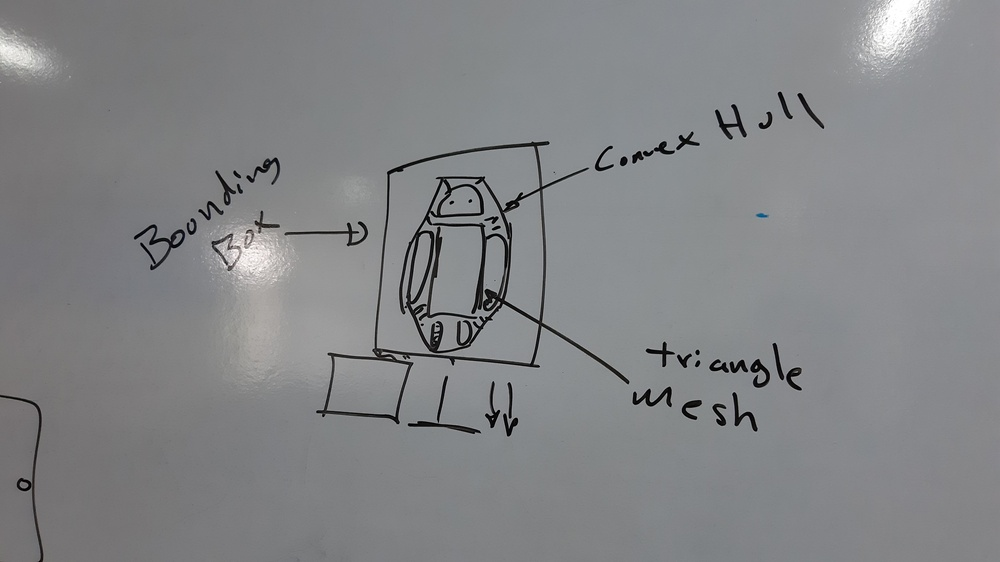
#> input picture Files/android.jpg, 1000 x 562 px, shrunk from 3264 x 1836 before the run, found by its file name
$ jupyter execute Bordes.ipynb
#> lines starting #> are read from the running program, lines starting #| are printed output that depends on the picture; after the words box and inside, x2 and y2 are one past the last pixel; in counts of white or black regions, pixels touching at a corner belong together
# Topicos Avanzados de Inteligencia Artificial
## Instructor: Dr. Luis Felipe Marín Urías
## Facultad de ingeniería Eléctrica y Electrónica
## Universidad Veracruzana

# Bordes en imágenes

[cell 1]
import cv2
import sys
import numpy as np
import matplotlib.pyplot as plt
import glob

[cell 2]
img = cv2.imread("./files/android.jpg", cv2.IMREAD_GRAYSCALE)
#> img: shape (562, 1000); min 0, max 255, mean 132.2
img2 = cv2.cvtColor(img, cv2.COLOR_GRAY2RGB)
image = cv2.cvtColor(img2, cv2.COLOR_RGB2HSV)
#> image: shape (562, 1000, 3); mean H, S, V 0, 0, 132.2
image[:,:,2] = 20 # Changes the V value
#> image: shape (562, 1000, 3); mean H, S, V 0, 0, 20
plt.imshow(img2)

[cell 3]
image2=cv2.cvtColor(img2, cv2.COLOR_HSV2RGB)
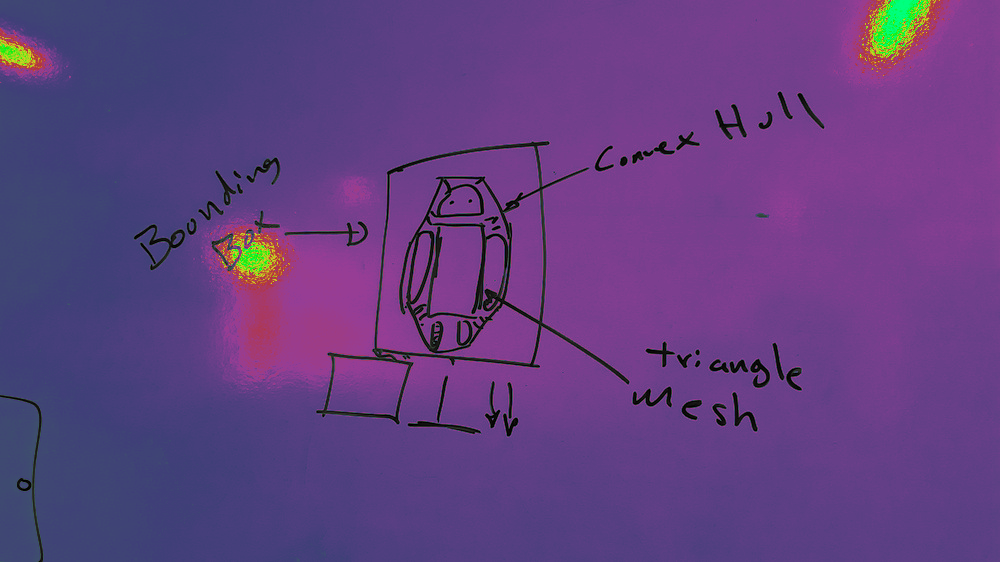
#> image2: shape (562, 1000, 3); mean R, G, B 98, 63.5, 129.3
plt.imshow(image2)

[cell 4]
clahe = cv2.createCLAHE(clipLimit=2.0, tileGridSize=(20,20))
cl1 = clahe.apply(img)
imgeq = cv2.cvtColor(cl1, cv2.COLOR_GRAY2RGB)
plt.imshow(imgeq)

[cell 5]
edges = cv2.Canny(imgeq,10,250)
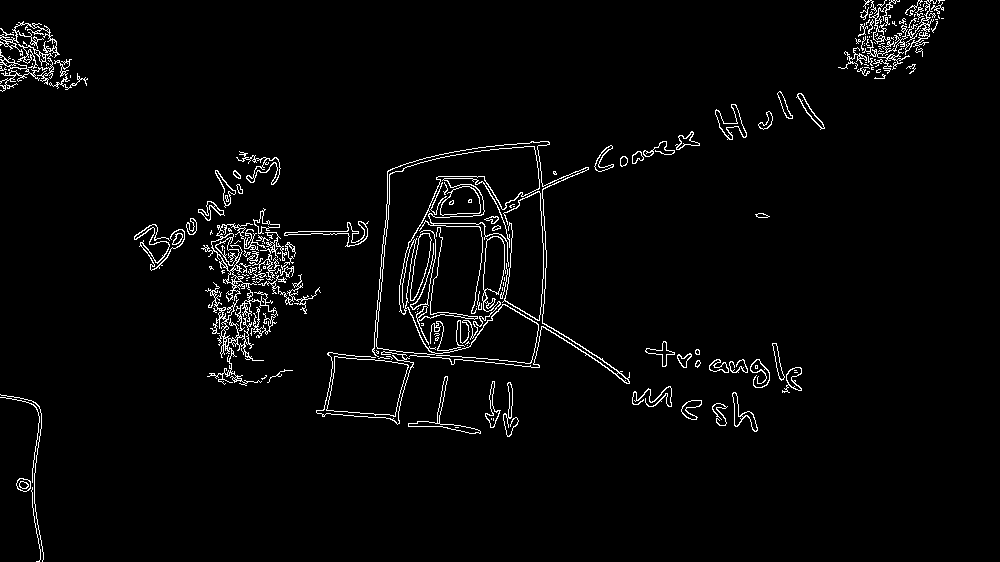
#> edges: shape (562, 1000); 2.9% white in thin lines or dots
plt.imshow(edges, cmap='gray')

[cell 6]
th2 = cv2.adaptiveThreshold(img,255,cv2.ADAPTIVE_THRESH_MEAN_C, cv2.THRESH_BINARY_INV,15,2)
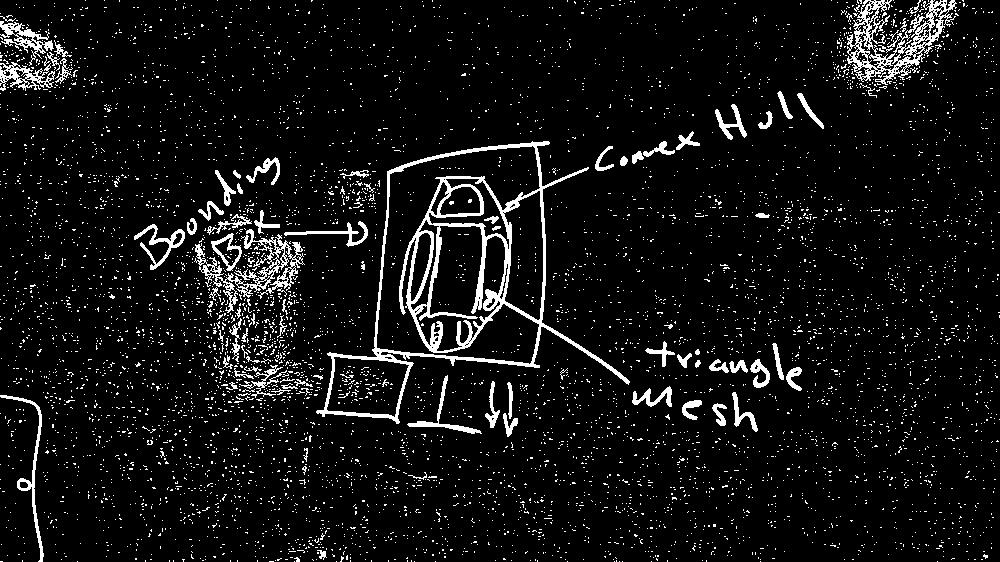
#> th2: shape (562, 1000); 6.9% white; 6052 white regions (5963 under 20 px), largest, box (x1, y1, x2, y2) and area: (316, 141, 630, 424) 9134, (847, 0, 957, 85) 2890, (194, 229, 305, 313) 2046
th2 = cv2.cvtColor(th2, cv2.COLOR_GRAY2RGB)
plt.imshow(th2)

[cell 7]
def auto_canny(image, sigma=0.33):
	# compute the median of the single channel pixel intensities
#> called with sigma = 0.33
	v = np.median(image)
#> v = 135

	# apply automatic Canny edge detection using the computed median
	lower = int(max(0, (1.0 - sigma) * v))
#> lower = 90
	upper = int(min(255, (1.0 + sigma) * v))
#> upper = 179
	edged = cv2.Canny(image, lower, upper)
#> edged: shape (562, 1000); 2.2% white in thin lines or dots

	# return the edged image
	return edged

[cell 8]
newedge = auto_canny(img2)
newedge = cv2.cvtColor(newedge, cv2.COLOR_GRAY2RGB)
#> newedge: shape (562, 1000, 3); 2.2% white in thin lines or dots
plt.imshow(newedge)

[cell 9]
res = cv2.equalizeHist(img)
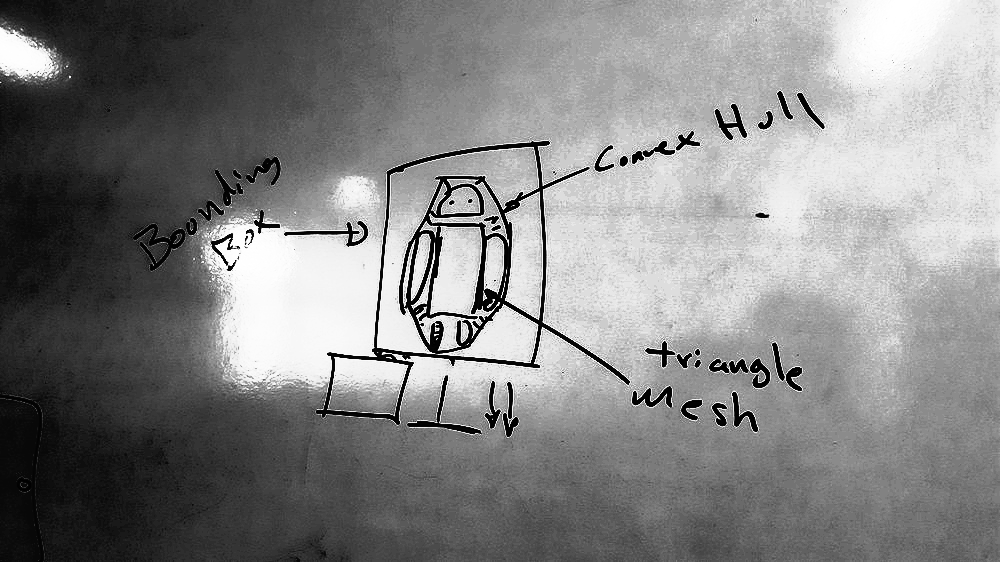
#> res: shape (562, 1000); min 0, max 255, mean 131.4
res2 = cv2.cvtColor(res, cv2.COLOR_GRAY2RGB)
plt.imshow(res2)

[cell 10]
th2, dst2 = cv2.threshold(res, 50, 255, cv2.THRESH_BINARY)
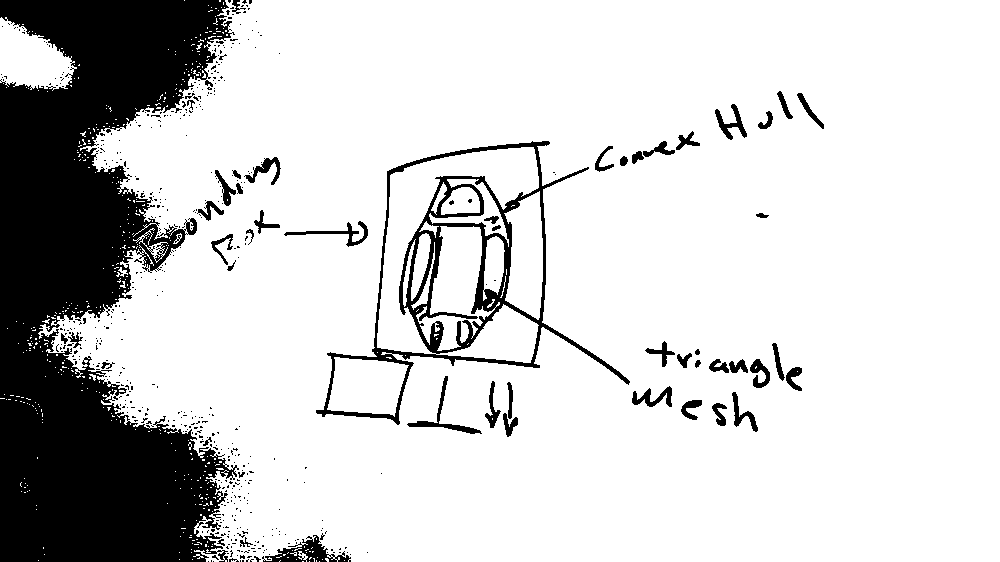
#> dst2: shape (562, 1000); 81.7% white; 550 black regions (498 under 20 px), largest, box (x1, y1, x2, y2) and area: (0, 0, 239, 562) 83286, (316, 141, 630, 425) 9770, (262, 535, 351, 562) 921

plt.imshow(dst2)

[cell 11]
th2, dst3 = cv2.threshold(imgeq, 90, 255, cv2.THRESH_BINARY_INV)
#> dst3: shape (562, 1000, 3); 2.9% white; 133 white regions (90 under 20 px), largest, box (x1, y1, x2, y2) and area: (316, 141, 629, 424) 7851, (0, 395, 43, 562) 660, (15, 24, 63, 51) 526
plt.imshow(dst3)

[cell 12]
difuminado = cv2.blur(dst3,(15,15))
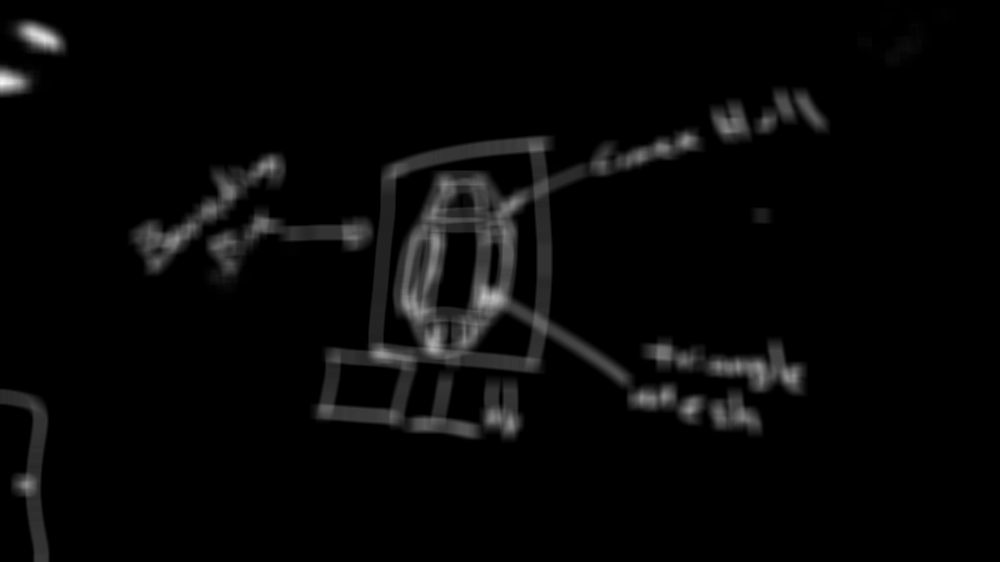
#> difuminado: shape (562, 1000, 3); min 0, max 247, mean 7.3
plt.imshow(difuminado)

[cell 13]
gray = cv2.cvtColor(difuminado, cv2.COLOR_BGR2GRAY)
edges2 = cv2.Canny(img,5,150,apertureSize=3)
#> edges2: shape (562, 1000); 2.7% white in thin lines or dots
plt.imshow(edges2, cmap='gray')

[cell 14]
kernel = np.ones((5,5), np.uint8)
dilatado = cv2.dilate(edges2,kernel)
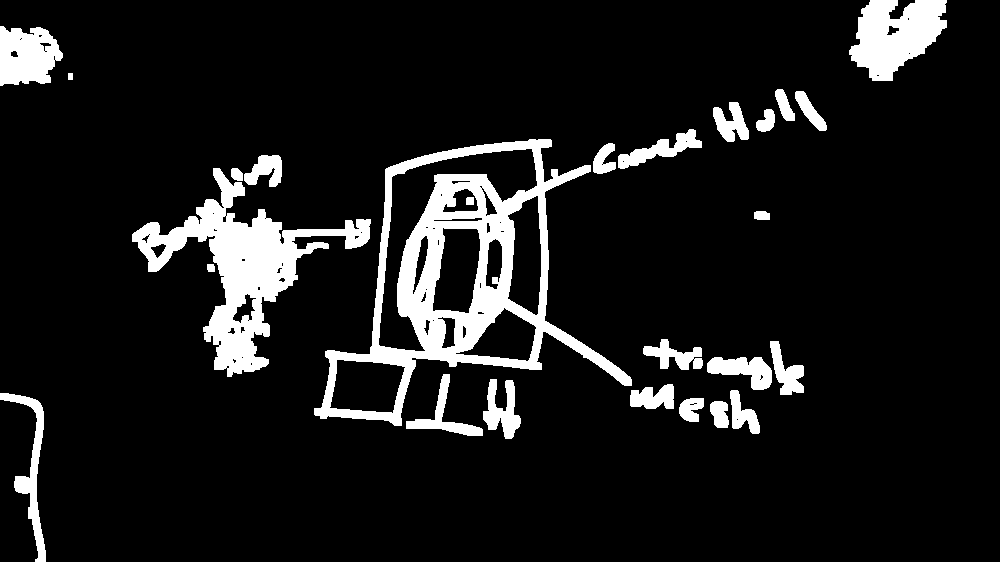
#> dilatado: shape (562, 1000); 10.3% white; 26 white regions, largest, box (x1, y1, x2, y2) and area: (314, 139, 632, 426) 21693, (132, 168, 371, 377) 13476, (849, 0, 947, 81) 5133
plt.imshow(dilatado)

[cell 15]
#%matplotlib notebook
m = 100
n = 100
matrix = np.random.normal(0,1,m*n).reshape(m,n)


fig = plt.figure()
ax = fig.add_subplot(111)
plt.ion()

fig.show()
fig.canvas.draw()

for i in range(0,100):
    ax.clear()
    edges = cv2.Canny(img,i,255-i)
    ax.imshow(edges, cmap='gray')
    #ax.plot(matrix[i,:])
    fig.canvas.draw()
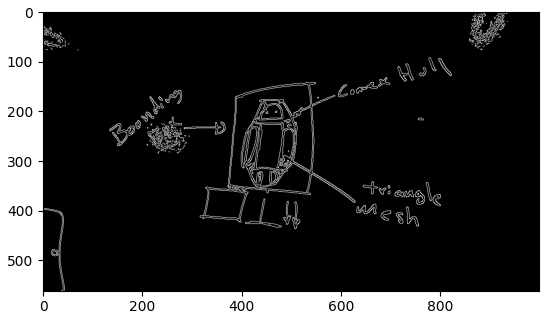
#> figure drawn by matplotlib, 1 panel
